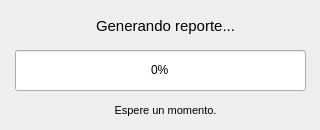
<?xml version="1.0" encoding="UTF-8"?>
<ui version="4.0">
 <class>VenCargaReportes</class>
 <widget class="QWidget" name="VenCargaReportes">
  <property name="geometry">
   <rect>
    <x>0</x>
    <y>0</y>
    <width>320</width>
    <height>130</height>
   </rect>
  </property>
  <property name="minimumSize">
   <size>
    <width>320</width>
    <height>130</height>
   </size>
  </property>
  <property name="maximumSize">
   <size>
    <width>320</width>
    <height>130</height>
   </size>
  </property>
  <property name="windowTitle">
   <string>Reporte</string>
  </property>
  <widget class="QLabel" name="label_2">
   <property name="geometry">
    <rect>
     <x>90</x>
     <y>100</y>
     <width>151</width>
     <height>20</height>
    </rect>
   </property>
   <property name="styleSheet">
    <string notr="true">QLabel{

	font-size:11px;
}</string>
   </property>
   <property name="text">
    <string>Espere un momento.</string>
   </property>
   <property name="alignment">
    <set>Qt::AlignCenter</set>
   </property>
  </widget>
  <widget class="QProgressBar" name="barraCarga">
   <property name="geometry">
    <rect>
     <x>15</x>
     <y>50</y>
     <width>291</width>
     <height>41</height>
    </rect>
   </property>
   <property name="styleSheet">
    <string notr="true">QProgressBar{
text-align: center;}

QProgressBar::chunk{
    background-color:#3f5758 ;}</string>
   </property>
   <property name="value">
    <number>0</number>
   </property>
  </widget>
  <widget class="QLabel" name="label">
   <property name="geometry">
    <rect>
     <x>90</x>
     <y>10</y>
     <width>151</width>
     <height>31</height>
    </rect>
   </property>
   <property name="styleSheet">
    <string notr="true">QLabel{

	font-size:15px;
}</string>
   </property>
   <property name="text">
    <string>Generando reporte...</string>
   </property>
   <property name="alignment">
    <set>Qt::AlignCenter</set>
   </property>
  </widget>
 </widget>
 <resources>
  <include location="../image/source.qrc"/>
 </resources>
 <connections/>
</ui>
